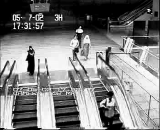
#> input picture SEEM2460 Introduction to Data Science/Lab Assignment/Figure/Figure1.png, 160 x 130 px, found by its file name
$ jupyter execute --allow-errors 'Source Code.ipynb'
#> lines starting #> are read from the running program, lines starting #| are printed output that depends on the picture
[cell 1]
import numpy as np
import cvxpy as cp

A = np.array([[0, -1, 0, -1 ,1 ,0],
              [-2, 1, 0, 2, 0, -1],
              [0, 1, 0, 0, 0, 1],
              [0, 0, 1, 0, -1, 2]])

b = np.array([2, 1, 1, -3])

#> (the rest of this cell did not finish here and is left out)

[cell 2]
import numpy as np
import cv2
import cvxpy as cp
from cvxpy import *
import matplotlib.pyplot as plt

im1 = cv2.imread('/content/Figure1.png',cv2.IMREAD_GRAYSCALE)
#> im1 is the input picture: shape (130, 160); min 0, max 254, mean 126.5
im2 = cv2.imread('/content/Figure2.png',cv2.IMREAD_GRAYSCALE)
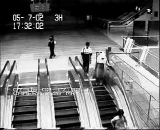
#> input picture SEEM2460 Introduction to Data Science/Lab Assignment/Figure/Figure2.png, 160 x 130 px, found by its file name
#> im2 is the input picture: shape (130, 160); min 0, max 253, mean 111.8
im3 = cv2.imread('/content/Figure3.png',cv2.IMREAD_GRAYSCALE)
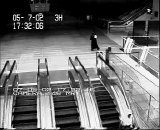
#> input picture SEEM2460 Introduction to Data Science/Lab Assignment/Figure/Figure3.png, 160 x 130 px, found by its file name
#> im3 is the input picture: shape (130, 160); min 0, max 253, mean 107

M_size = im1.shape
#> M_size = (130, 160)
size_a = M_size[0]
#> size_a = 130
size_b = M_size[1]
#> size_b = 160
n = size_a*size_b
#> n = 20800

M1 = im1.reshape(n,-1)
M2 = im2.reshape(n,-1)
M3 = im3.reshape(n,-1)

#> (the rest of this cell did not finish here and is left out)

[cell 3]
import numpy as np
import cv2
import cvxpy as cp
from cvxpy import *
import matplotlib.pyplot as plt

im1 = cv2.imread('/content/1.png',cv2.IMREAD_GRAYSCALE)
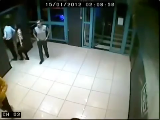
#> input picture SEEM2460 Introduction to Data Science/Lab Assignment/Figure/1.png, 160 x 120 px, found by its file name
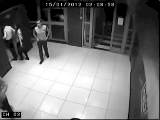
#> im1: shape (120, 160); min 0, max 255, mean 120.6
im2 = cv2.imread('/content/2.png',cv2.IMREAD_GRAYSCALE)
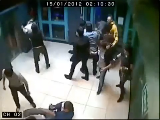
#> input picture SEEM2460 Introduction to Data Science/Lab Assignment/Figure/2.png, 160 x 120 px, found by its file name
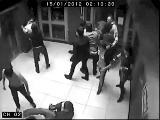
#> im2: shape (120, 160); min 0, max 255, mean 105.6
im3 = cv2.imread('/content/3.png',cv2.IMREAD_GRAYSCALE)
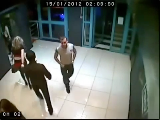
#> input picture SEEM2460 Introduction to Data Science/Lab Assignment/Figure/3.png, 160 x 120 px, found by its file name
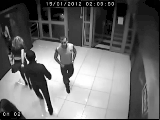
#> im3: shape (120, 160); min 0, max 255, mean 107.1

M_size = im1.shape
#> M_size = (120, 160)
size_a = M_size[0]
#> size_a = 120
size_b = M_size[1]
n = size_a*size_b
#> n = 19200

M1 = im1.reshape(n,-1)
#> M1 = 19200 values, max 255 at index 11413, min 0 at index 10, mean 120.6
M2 = im2.reshape(n,-1)
#> M2 = 19200 values, max 255 at index 4826, min 0 at index 1, mean 105.6
M3 = im3.reshape(n,-1)
#> M3 = 19200 values, max 255 at index 7109, min 0 at index 10, mean 107.1

#> (the rest of this cell did not finish here and is left out)
